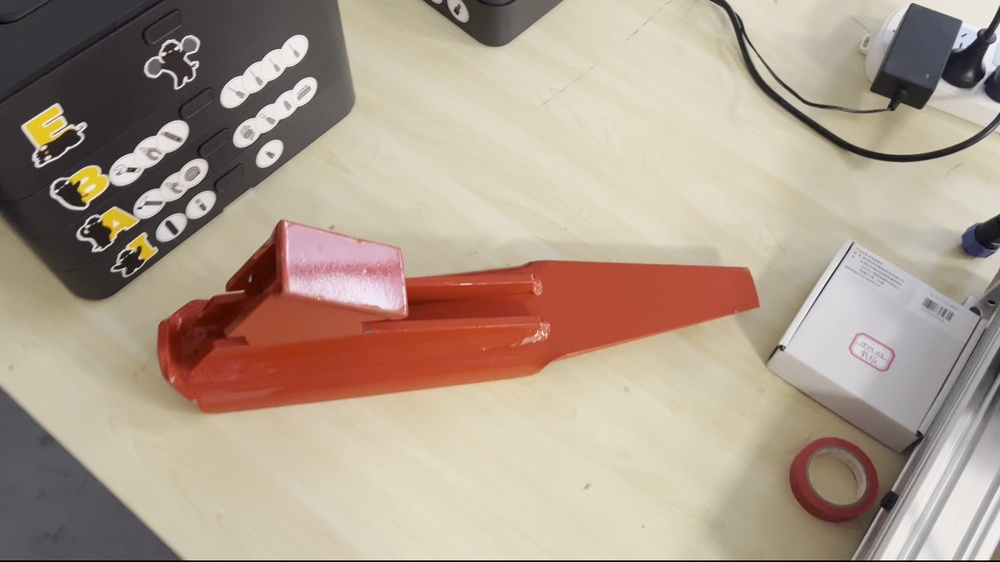
#> input picture eval/seg_compare/test_image/test/000065_1197eaf4.jpg, 1000 x 562 px, shrunk from 1920 x 1080 before the run; its folder holds only this picture in this run
$ python compare_vis.py
#> lines starting #> are read from the running program, lines starting #| are printed output that depends on the picture
import os
import cv2
import numpy as np
import matplotlib

matplotlib.use('Agg')
import matplotlib.pyplot as plt

def find_file_in_subdir(base_dir, subdir, base_name, extensions):
    """在 base_dir/subdir 下查找 base_name + 任意扩展名的文件"""
#> called with base_dir = 'eval/seg_compare', subdir = 'test_gt/test', base_name = '000065_1197eaf4', extensions = ('.jpg', '.png')
    target_dir = os.path.join(base_dir, subdir)
    if not os.path.exists(target_dir):
        return None
    for ext in extensions:
        candidate = os.path.join(target_dir, base_name + ext)
        if os.path.exists(candidate):
            return candidate
    # 如果精确匹配失败，尝试模糊匹配（以防大小写或多余字符）
    for f in os.listdir(target_dir):
        name, ext = os.path.splitext(f)
        if name.lower() == base_name.lower() and ext.lower() in extensions:
            return os.path.join(target_dir, f)
    return None

def visualize_sample(dataset='test', idx=0):
    """
    dataset: 'train' 或 'test'
    idx: 该数据集下第几张图片（按文件名排序）
    """
    base_dir = os.path.dirname(os.path.dirname(__file__))  # seg_compare 目录
    img_dir = os.path.join(base_dir, "test_image", dataset)
    gt_dir = os.path.join(base_dir, "test_gt", dataset)
    pred_color_dir = os.path.join(base_dir, "pred_color", dataset)
    pred_yolo_dir = os.path.join(base_dir, "pred_yolo", "val")

    # 检查目录是否存在
    if not os.path.exists(img_dir):
        print(f"Error: Image directory {img_dir} not found!")
        return
    if not os.path.exists(gt_dir):
        print(f"Error: GT directory {gt_dir} not found!")
        return

    # 获取该数据集下所有图像文件（支持 .jpg, .png, .jpeg）
    img_extensions = ('.jpg', '.jpeg', '.png')
    gt_extensions = ('.jpg', '.png')   # GT 可能是 jpg 或 png
    img_files = [f for f in os.listdir(img_dir) if f.lower().endswith(img_extensions)]
    if not img_files:
        print(f"No image files in {img_dir}")
        return
    img_files.sort()  # 排序保证索引一致
    if idx >= len(img_files):
        print(f"Index {idx} out of range (max {len(img_files)-1})")
        return

    img_name = img_files[idx]
    base_name = os.path.splitext(img_name)[0]

    # 构建完整路径（GT 和预测文件可能与图像文件名相同或扩展名不同，需要查找）
    img_path = os.path.join(img_dir, img_name)
    gt_path = find_file_in_subdir(base_dir, os.path.join("test_gt", dataset), base_name, gt_extensions)
    pred_c_path = find_file_in_subdir(base_dir, os.path.join("pred_color", dataset), base_name, gt_extensions)
    pred_y_path = find_file_in_subdir(base_dir, os.path.join("pred_yolo", "val"), base_name, gt_extensions)

    # 读取文件
    img = cv2.imread(img_path)
#> img is the input picture: shape (562, 1000, 3); mean B, G, R 140.4, 156.3, 173.5
    gt = cv2.imread(gt_path, cv2.IMREAD_GRAYSCALE) if gt_path else None
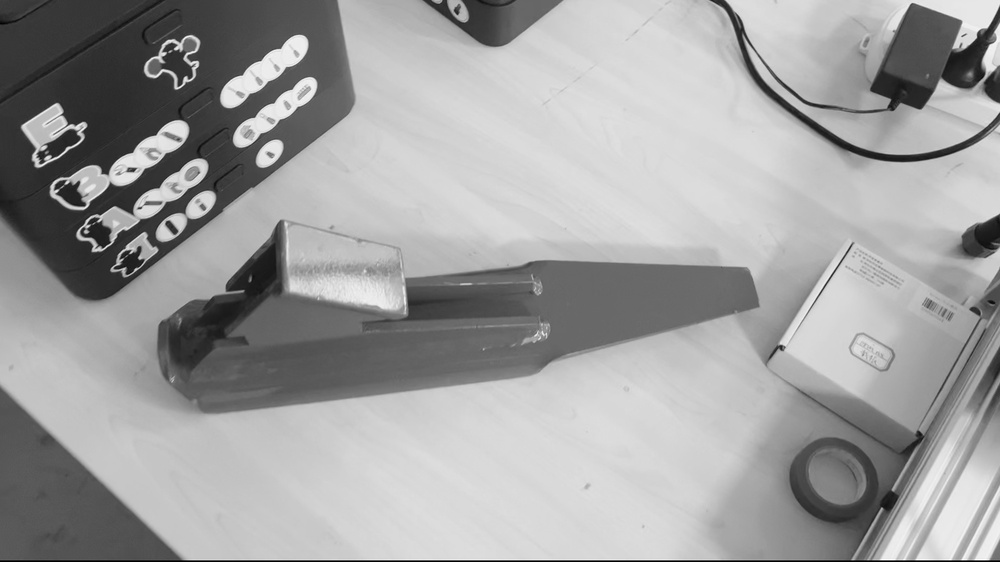
#> gt: shape (562, 1000); min 0, max 255, mean 159.6
    pred_c = cv2.imread(pred_c_path, cv2.IMREAD_GRAYSCALE) if pred_c_path else None
    pred_y = cv2.imread(pred_y_path, cv2.IMREAD_GRAYSCALE) if pred_y_path else None

    if img is None:
        print(f"Failed to read image: {img_path}")
        return
    if gt is None:
        print(f"Warning: Could not read GT for {base_name}, tried path: {gt_path}")

    img_rgb = cv2.cvtColor(img, cv2.COLOR_BGR2RGB)

    fig, axes = plt.subplots(1, 4, figsize=(16, 4))
    axes[0].imshow(img_rgb)
    axes[0].set_title(f"RGB Image")
    axes[0].axis('off')

    axes[1].imshow(gt if gt is not None else np.zeros_like(img[:,:,0]), cmap='gray')
    axes[1].set_title("Ground Truth" if gt is not None else "GT (missing)")
    axes[1].axis('off')

    axes[2].imshow(pred_c if pred_c is not None else np.zeros_like(img[:,:,0]), cmap='gray')
    axes[2].set_title("Color Method" if pred_c is not None else "Color Method (missing)")
    axes[2].axis('off')

    axes[3].imshow(pred_y if pred_y is not None else np.zeros_like(img[:,:,0]), cmap='gray')
    axes[3].set_title("YOLOv8-seg" if pred_y is not None else "YOLOv8-seg (missing)")
    axes[3].axis('off')

    plt.tight_layout()
    output_path = os.path.join(base_dir, f"comparison_{dataset}_{idx}.png")
    plt.savefig(output_path, dpi=150)
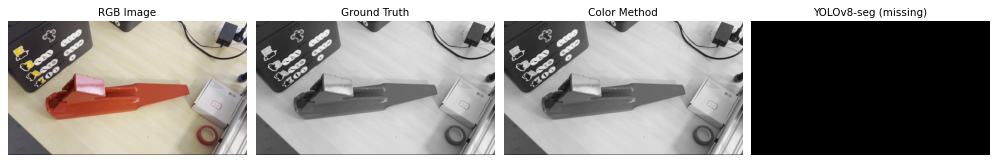
#> figure drawn by matplotlib, 4 panels
    plt.close()
    print(f"Saved comparison image to {output_path}")

if __name__ == "__main__":
    # 示例：显示测试集第 0 张图片
    visualize_sample(dataset='test', idx=0)

$ run again, on eval/seg_compare/test_image/test/000078_e6778246.jpg
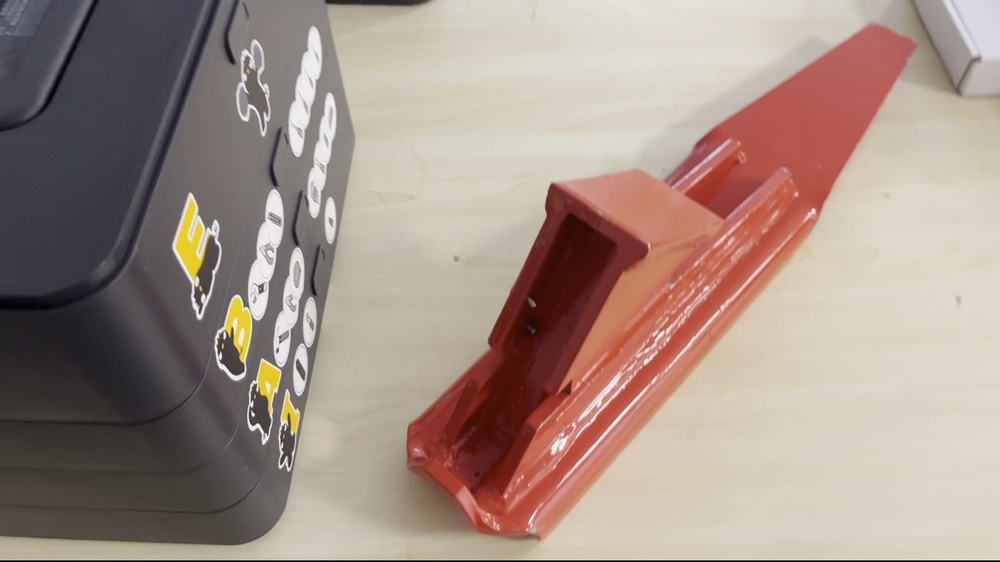
#> input picture eval/seg_compare/test_image/test/000078_e6778246.jpg, 1000 x 562 px, shrunk from 1920 x 1080 before the run
#> in visualize_sample, img is the input picture: shape (562, 1000, 3); mean B, G, R 134.5, 144.2, 163
#> in visualize_sample, `gt = cv2.imread(gt_path, cv2.IMREAD_GRAYSCALE) if gt_path else None`:
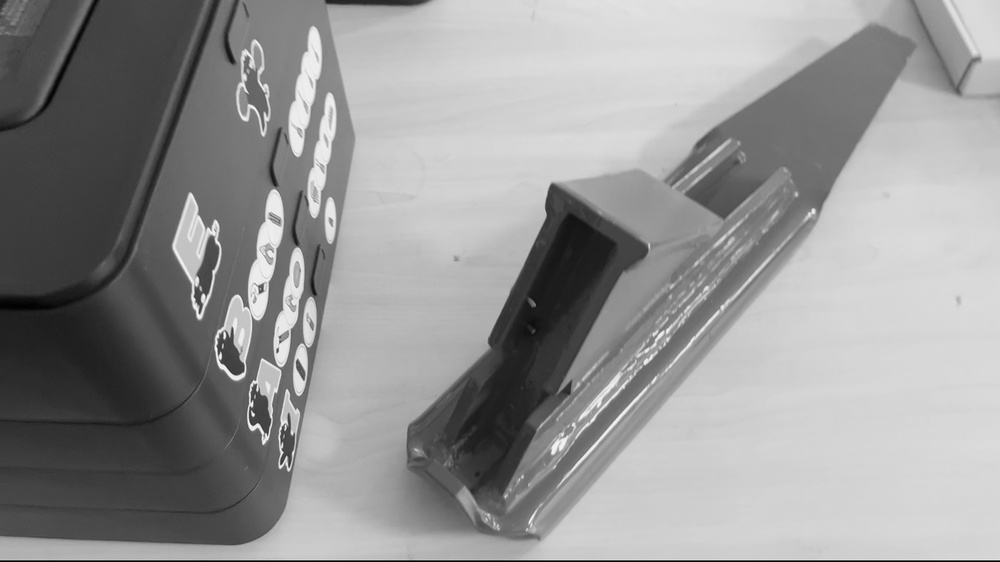
#> gt: shape (562, 1000); min 0, max 253, mean 148.7
#> in visualize_sample, `plt.savefig(output_path, dpi=150)`:
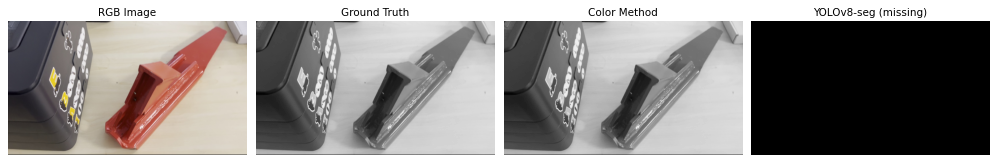
#> figure drawn by matplotlib, 4 panels

$ run again, on eval/seg_compare/test_image/test/000080_806413ba.jpg
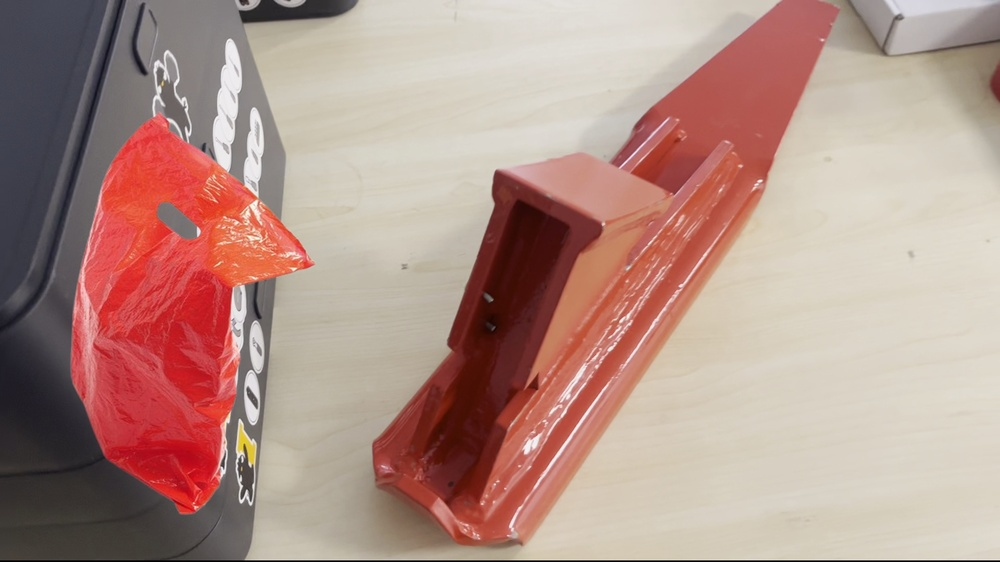
#> input picture eval/seg_compare/test_image/test/000080_806413ba.jpg, 1000 x 562 px, shrunk from 1920 x 1080 before the run
#> in visualize_sample, img is the input picture: shape (562, 1000, 3); mean B, G, R 136.3, 145.8, 177.9
#> in visualize_sample, `gt = cv2.imread(gt_path, cv2.IMREAD_GRAYSCALE) if gt_path else None`:
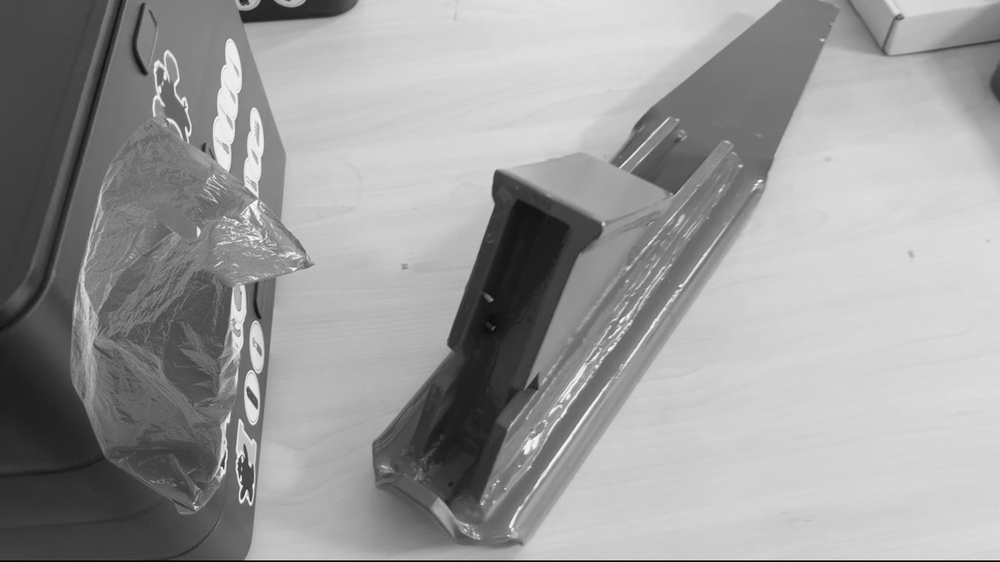
#> gt: shape (562, 1000); min 0, max 254, mean 154.3
#> in visualize_sample, `plt.savefig(output_path, dpi=150)`:
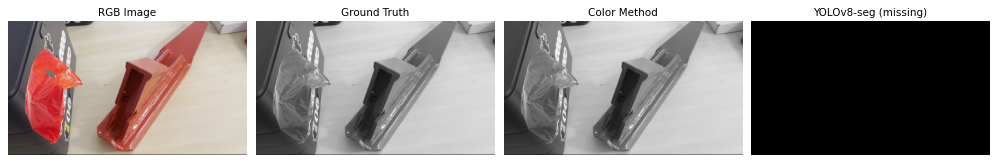
#> figure drawn by matplotlib, 4 panels
